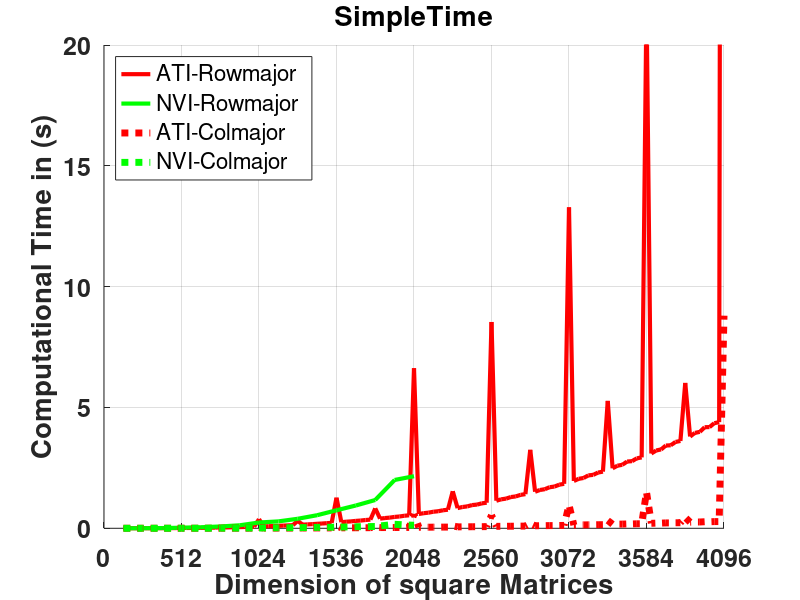
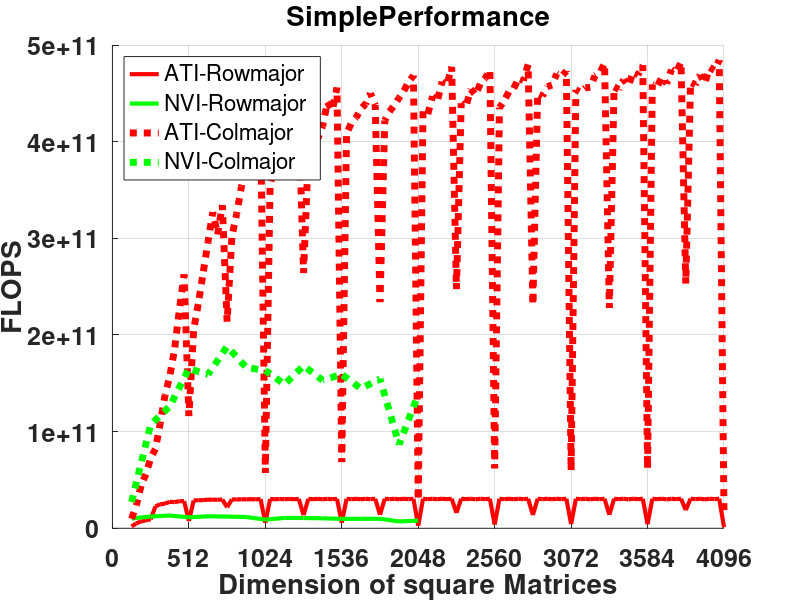
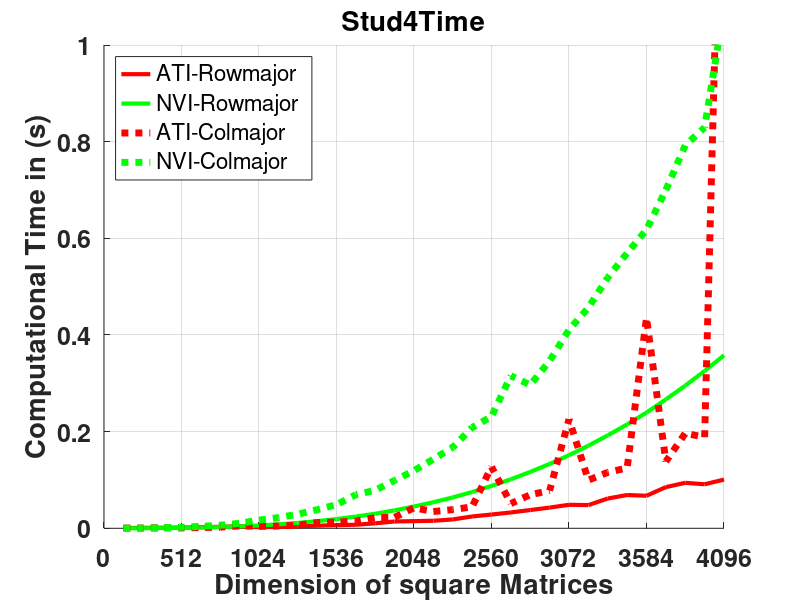
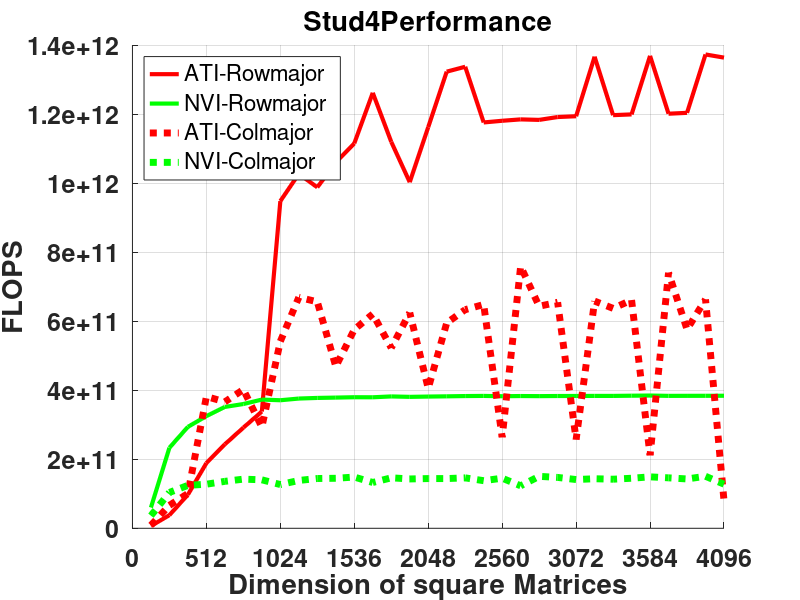

The MATLAB source for these figures, in order:
x = 128:128:4096; %anfangswert, schrittweite, endwert
xsmall = 128 : 128 : 2048;
xalot = 128 : 32 : 4096;


%%%%%% NVIDIA Results	

NVIstud4_RMBlockUnrolled_float_B32x2_n = [2.09715e+06,1.67772e+07,5.66231e+07,1.34218e+08,2.62144e+08,4.52985e+08,7.19323e+08,1.07374e+09,1.52882e+09,2.09715e+09,2.79131e+09,3.62388e+09,4.60744e+09,5.75459e+09,7.07789e+09,8.58993e+09,1.03033e+10,1.22306e+10,1.43844e+10,1.67772e+10,1.94217e+10,2.23305e+10,2.5516e+10,2.8991e+10,3.2768e+10,3.68595e+10,4.12782e+10,4.60367e+10,5.11474e+10,5.66231e+10,6.24763e+10,6.87195e+10];
NVIstud4_RMBlockUnrolled_float_B32x2_o = [4.17792e+06,3.34889e+07,1.13099e+08,2.68173e+08,5.23878e+08,9.0538e+08,1.43784e+09,2.14644e+09,3.05632e+09,4.19267e+09,5.58064e+09,7.2454e+09,9.21212e+09,1.1506e+10,1.41521e+10,1.71757e+10,2.06019e+10,2.44559e+10,2.87628e+10,3.35479e+10,3.88362e+10,4.4653e+10,5.10234e+10,5.79726e+10,6.55258e+10,7.3708e+10,8.25445e+10,9.20605e+10,1.02281e+11,1.13231e+11,1.24937e+11,1.37422e+11];
NVIstud4_RMBlockUnrolled_float_B32x2_t = [6.95e-05,0.0001435,0.0003849,0.0008254,0.0014903,0.0025152,0.0038567,0.0057873,0.0081324,0.0111031,0.0147407,0.0190849,0.0242757,0.0301238,0.0371731,0.0450139,0.0538992,0.0638488,0.0750117,0.0877034,0.101376,0.116652,0.133159,0.15126,0.170874,0.192216,0.214926,0.239404,0.266653,0.2951,0.325535,0.357931];
NVIstud4_RMBlockUnrolled_float_B32x2_p = [6.0114e+10,2.33372e+11,2.93839e+11,3.24901e+11,3.51525e+11,3.59963e+11,3.72817e+11,3.70887e+11,3.7582e+11,3.77612e+11,3.78587e+11,3.7964e+11,3.79479e+11,3.81956e+11,3.80708e+11,3.81564e+11,3.8223e+11,3.83028e+11,3.83444e+11,3.82515e+11,3.8309e+11,3.82788e+11,3.83177e+11,3.83265e+11,3.83473e+11,3.83465e+11,3.8406e+11,3.84541e+11,3.83574e+11,3.83705e+11,3.83789e+11,3.83935e+11];
     
NVIstud4_RMunrolledBsregister_float_B32x2_n = [2.09715e+06,1.67772e+07,5.66231e+07,1.34218e+08,2.62144e+08,4.52985e+08,7.19323e+08,1.07374e+09,1.52882e+09,2.09715e+09,2.79131e+09,3.62388e+09,4.60744e+09,5.75459e+09,7.07789e+09,8.58993e+09,1.03033e+10,1.22306e+10,1.43844e+10,1.67772e+10,1.94217e+10,2.23305e+10,2.5516e+10,2.8991e+10,3.2768e+10,3.68595e+10,4.12782e+10,4.60367e+10,5.11474e+10,5.66231e+10,6.24763e+10,6.87195e+10];
NVIstud4_RMunrolledBsregister_float_B32x2_o = [4.17792e+06,3.34889e+07,1.13099e+08,2.68173e+08,5.23878e+08,9.0538e+08,1.43784e+09,2.14644e+09,3.05632e+09,4.19267e+09,5.58064e+09,7.2454e+09,9.21212e+09,1.1506e+10,1.41521e+10,1.71757e+10,2.06019e+10,2.44559e+10,2.87628e+10,3.35479e+10,3.88362e+10,4.4653e+10,5.10234e+10,5.79726e+10,6.55258e+10,7.3708e+10,8.25445e+10,9.20605e+10,1.02281e+11,1.13231e+11,1.24937e+11,1.37422e+11];
NVIstud4_RMunrolledBsregister_float_B32x2_t = [6.67e-05,0.0001463,0.0003856,0.0008268,0.0014916,0.0025125,0.0038547,0.0057873,0.0081373,0.0111096,0.0147479,0.0190814,0.0242744,0.0301303,0.0371681,0.0450202,0.053927,0.0640156,0.0751958,0.0876999,0.101373,0.11666,0.133166,0.151264,0.170874,0.192212,0.215318,0.239771,0.266663,0.295099,0.32555,0.35793];
NVIstud4_RMunrolledBsregister_float_B32x2_p = [6.26375e+10,2.28906e+11,2.93306e+11,3.24351e+11,3.51219e+11,3.6035e+11,3.7301e+11,3.70887e+11,3.75594e+11,3.77391e+11,3.78402e+11,3.7971e+11,3.79499e+11,3.81873e+11,3.80759e+11,3.8151e+11,3.82033e+11,3.8203e+11,3.82506e+11,3.8253e+11,3.83101e+11,3.82762e+11,3.83157e+11,3.83254e+11,3.83473e+11,3.83473e+11,3.83361e+11,3.83952e+11,3.83559e+11,3.83707e+11,3.83771e+11,3.83936e+11];
     
NVIstud4_CMunrolled_float_B32x2_n = [2.09715e+06,1.67772e+07,5.66231e+07,1.34218e+08,2.62144e+08,4.52985e+08,7.19323e+08,1.07374e+09,1.52882e+09,2.09715e+09,2.79131e+09,3.62388e+09,4.60744e+09,5.75459e+09,7.07789e+09,8.58993e+09,1.03033e+10,1.22306e+10,1.43844e+10,1.67772e+10,1.94217e+10,2.23305e+10,2.5516e+10,2.8991e+10,3.2768e+10,3.68595e+10,4.12782e+10,4.60367e+10,5.11474e+10,5.66231e+10,6.24763e+10,6.87195e+10];
NVIstud4_CMunrolled_float_B32x2_o = [4.17792e+06,3.34889e+07,1.13099e+08,2.68173e+08,5.23878e+08,9.0538e+08,1.43784e+09,2.14644e+09,3.05632e+09,4.19267e+09,5.58064e+09,7.2454e+09,9.21212e+09,1.1506e+10,1.41521e+10,1.71757e+10,2.06019e+10,2.44559e+10,2.87628e+10,3.35479e+10,3.88362e+10,4.4653e+10,5.10234e+10,5.79726e+10,6.55258e+10,7.3708e+10,8.25445e+10,9.20605e+10,1.02281e+11,1.13231e+11,1.24937e+11,1.37422e+11];
NVIstud4_CMunrolled_float_B32x2_t = [0.0001146,0.0003226,0.00091,0.0020999,0.0038534,0.0063598,0.0102432,0.0169456,0.0220581,0.0290799,0.0385324,0.0488352,0.069442,0.0787003,0.0990387,0.119255,0.143084,0.167457,0.208632,0.231182,0.315494,0.296705,0.346329,0.410647,0.456562,0.518592,0.56945,0.617855,0.700008,0.792307,0.829334,1.07556];
NVIstud4_CMunrolled_float_B32x2_p = [3.64565e+10,1.03809e+11,1.24284e+11,1.27708e+11,1.35952e+11,1.4236e+11,1.40371e+11,1.26666e+11,1.38558e+11,1.44177e+11,1.4483e+11,1.48364e+11,1.32659e+11,1.462e+11,1.42895e+11,1.44025e+11,1.43985e+11,1.46043e+11,1.37864e+11,1.45115e+11,1.23097e+11,1.50496e+11,1.47326e+11,1.41174e+11,1.4352e+11,1.42131e+11,1.44955e+11,1.49e+11,1.46114e+11,1.42914e+11,1.50647e+11,1.27768e+11];

NVIDIAstud4_multiRM_float_B16x16_n = [2.09715e+06,1.67772e+07,5.66231e+07,1.34218e+08,2.62144e+08,4.52985e+08,7.19323e+08,1.07374e+09,1.52882e+09,2.09715e+09,2.79131e+09,3.62388e+09,4.60744e+09,5.75459e+09,7.07789e+09,8.58993e+09];
NVIDIAstud4_multiRM_float_B16x16_o = [4.17792e+06,3.34889e+07,1.13099e+08,2.68173e+08,5.23878e+08,9.0538e+08,1.43784e+09,2.14644e+09,3.05632e+09,4.19267e+09,5.58064e+09,7.2454e+09,9.21212e+09,1.1506e+10,1.41521e+10,1.71757e+10];
NVIDIAstud4_multiRM_float_B16x16_t = [0.0004131,0.0027477,0.0085702,0.0236231,0.0421162,0.0749314,0.123383,0.238944,0.284954,0.393614,0.541147,0.744599,0.942911,1.16979,1.99975,2.15434];
NVIDIAstud4_multiRM_float_B16x16_p = [1.01136e+10,1.2188e+10,1.31967e+10,1.13522e+10,1.24389e+10,1.20828e+10,1.16535e+10,8.98299e+09,1.07257e+10,1.06517e+10,1.03126e+10,9.73061e+09,9.76987e+09,9.83588e+09,7.07693e+09,7.97258e+09];
 
NVIDIAstud4_multiCM_float_B16x16_n = [2.09715e+06,1.67772e+07,5.66231e+07,1.34218e+08,2.62144e+08,4.52985e+08,7.19323e+08,1.07374e+09,1.52882e+09,2.09715e+09,2.79131e+09,3.62388e+09,4.60744e+09,5.75459e+09,7.07789e+09,8.58993e+09];
NVIDIAstud4_multiCM_float_B16x16_o = [4.17792e+06,3.34889e+07,1.13099e+08,2.68173e+08,5.23878e+08,9.0538e+08,1.43784e+09,2.14644e+09,3.05632e+09,4.19267e+09,5.58064e+09,7.2454e+09,9.21212e+09,1.1506e+10,1.41521e+10,1.71757e+10];
NVIDIAstud4_multiCM_float_B16x16_t = [0.000154,0.000312,0.0008966,0.0016241,0.0032938,0.0048128,0.0086415,0.013146,0.0205229,0.0249448,0.0364383,0.0454836,0.0637197,0.0744545,0.163352,0.123886];
NVIDIAstud4_multiCM_float_B16x16_p = [2.71294e+10,1.07336e+11,1.26142e+11,1.65121e+11,1.5905e+11,1.88119e+11,1.66388e+11,1.63277e+11,1.48922e+11,1.68078e+11,1.53153e+11,1.59297e+11,1.44573e+11,1.54537e+11,8.66355e+10,1.38641e+11];



%%%%%% ATI Results

ATIstud4_RMBlockUnrolled_float_B32x2_n = [2.09715e+06,1.67772e+07,5.66231e+07,1.34218e+08,2.62144e+08,4.52985e+08,7.19323e+08,1.07374e+09,1.52882e+09,2.09715e+09,2.79131e+09,3.62388e+09,4.60744e+09,5.75459e+09,7.07789e+09,8.58993e+09,1.03033e+10,1.22306e+10,1.43844e+10,1.67772e+10,1.94217e+10,2.23305e+10,2.5516e+10,2.8991e+10,3.2768e+10,3.68595e+10,4.12782e+10,4.60367e+10,5.11474e+10,5.66231e+10,6.24763e+10,6.87195e+10];
ATIstud4_RMBlockUnrolled_float_B32x2_o = [4.17792e+06,3.34889e+07,1.13099e+08,2.68173e+08,5.23878e+08,9.0538e+08,1.43784e+09,2.14644e+09,3.05632e+09,4.19267e+09,5.58064e+09,7.2454e+09,9.21212e+09,1.1506e+10,1.41521e+10,1.71757e+10,2.06019e+10,2.44559e+10,2.87628e+10,3.35479e+10,3.88362e+10,4.4653e+10,5.10234e+10,5.79726e+10,6.55258e+10,7.3708e+10,8.25445e+10,9.20605e+10,1.02281e+11,1.13231e+11,1.24937e+11,1.37422e+11];
ATIstud4_RMBlockUnrolled_float_B32x2_t = [0.0006291,0.0008799,0.0011611,0.0014198,0.0021531,0.0031058,0.0042522,0.0022648,0.0029768,0.004245,0.0052652,0.0064982,0.0073025,0.0102783,0.0141151,0.0147806,0.0155747,0.0182921,0.0244656,0.0284187,0.032787,0.0377438,0.042829,0.0485676,0.0479656,0.0615875,0.0688472,0.0672689,0.0851676,0.0940866,0.0910222,0.100788];
ATIstud4_RMBlockUnrolled_float_B32x2_p = [6.64111e+09,3.80599e+10,9.74066e+10,1.88881e+11,2.43314e+11,2.91513e+11,3.38141e+11,9.47737e+11,1.02671e+12,9.87672e+11,1.05991e+12,1.11499e+12,1.2615e+12,1.11944e+12,1.00262e+12,1.16204e+12,1.32278e+12,1.33696e+12,1.17564e+12,1.18049e+12,1.1845e+12,1.18306e+12,1.19133e+12,1.19365e+12,1.3661e+12,1.1968e+12,1.19895e+12,1.36854e+12,1.20094e+12,1.20348e+12,1.3726e+12,1.36348e+12];
     
ATIstud4_RMunrolledBsregister_float_B32x2_n = [2.09715e+06,1.67772e+07,5.66231e+07,1.34218e+08,2.62144e+08,4.52985e+08,7.19323e+08,1.07374e+09,1.52882e+09,2.09715e+09,2.79131e+09,3.62388e+09,4.60744e+09,5.75459e+09,7.07789e+09,8.58993e+09,1.03033e+10,1.22306e+10,1.43844e+10,1.67772e+10,1.94217e+10,2.23305e+10,2.5516e+10,2.8991e+10,3.2768e+10,3.68595e+10,4.12782e+10,4.60367e+10,5.11474e+10,5.66231e+10,6.24763e+10,6.87195e+10];
ATIstud4_RMunrolledBsregister_float_B32x2_o = [4.17792e+06,3.34889e+07,1.13099e+08,2.68173e+08,5.23878e+08,9.0538e+08,1.43784e+09,2.14644e+09,3.05632e+09,4.19267e+09,5.58064e+09,7.2454e+09,9.21212e+09,1.1506e+10,1.41521e+10,1.71757e+10,2.06019e+10,2.44559e+10,2.87628e+10,3.35479e+10,3.88362e+10,4.4653e+10,5.10234e+10,5.79726e+10,6.55258e+10,7.3708e+10,8.25445e+10,9.20605e+10,1.02281e+11,1.13231e+11,1.24937e+11,1.37422e+11];
ATIstud4_RMunrolledBsregister_float_B32x2_t = [0.0017535,0.0003683,0.0011295,0.0014218,0.0020095,0.0031739,0.0043267,0.0022529,0.0033452,0.0036912,0.0077332,0.006488,0.0082655,0.0113337,0.0126005,0.0147782,0.0200824,0.0182928,0.0244297,0.0304903,0.032779,0.0376949,0.0433923,0.0485826,0.0479997,0.0615916,0.0601862,0.0767924,0.0745705,0.0939939,0.0910692,0.115065];
ATIstud4_RMunrolledBsregister_float_B32x2_p = [2.38262e+09,9.09283e+10,1.00132e+11,1.88615e+11,2.60701e+11,2.85258e+11,3.32319e+11,9.52743e+11,9.13644e+11,1.13585e+12,7.21646e+11,1.11674e+12,1.11453e+12,1.0152e+12,1.12314e+12,1.16223e+12,1.02587e+12,1.33691e+12,1.17737e+12,1.10028e+12,1.18479e+12,1.18459e+12,1.17586e+12,1.19328e+12,1.36513e+12,1.19672e+12,1.37149e+12,1.19882e+12,1.3716e+12,1.20467e+12,1.37189e+12,1.1943e+12];
     
ATIstud4_CMunrolled_float_B32x2_n = [2.09715e+06,1.67772e+07,5.66231e+07,1.34218e+08,2.62144e+08,4.52985e+08,7.19323e+08,1.07374e+09,1.52882e+09,2.09715e+09,2.79131e+09,3.62388e+09,4.60744e+09,5.75459e+09,7.07789e+09,8.58993e+09,1.03033e+10,1.22306e+10,1.43844e+10,1.67772e+10,1.94217e+10,2.23305e+10,2.5516e+10,2.8991e+10,3.2768e+10,3.68595e+10,4.12782e+10,4.60367e+10,5.11474e+10,5.66231e+10,6.24763e+10,6.87195e+10];
ATIstud4_CMunrolled_float_B32x2_o = [4.17792e+06,3.34889e+07,1.13099e+08,2.68173e+08,5.23878e+08,9.0538e+08,1.43784e+09,2.14644e+09,3.05632e+09,4.19267e+09,5.58064e+09,7.2454e+09,9.21212e+09,1.1506e+10,1.41521e+10,1.71757e+10,2.06019e+10,2.44559e+10,2.87628e+10,3.35479e+10,3.88362e+10,4.4653e+10,5.10234e+10,5.79726e+10,6.55258e+10,7.3708e+10,8.25445e+10,9.20605e+10,1.02281e+11,1.13231e+11,1.24937e+11,1.37422e+11];
ATIstud4_CMunrolled_float_B32x2_t = [0.0004855,0.0005046,0.0011231,0.0007028,0.0014304,0.002253,0.0049032,0.0039641,0.0045684,0.0063908,0.0119107,0.0125877,0.0148399,0.0220239,0.0226557,0.0423899,0.034635,0.0386168,0.0443682,0.127235,0.0511765,0.0694225,0.0779358,0.225601,0.0995709,0.1157,0.124842,0.435475,0.138134,0.196561,0.188422,1.71611];
ATIstud4_CMunrolled_float_B32x2_p = [8.6054e+09,6.63672e+10,1.00702e+11,3.81578e+11,3.66246e+11,4.01855e+11,2.93246e+11,5.41468e+11,6.69013e+11,6.56047e+11,4.6854e+11,5.75593e+11,6.20767e+11,5.22431e+11,6.24659e+11,4.05183e+11,5.94828e+11,6.33296e+11,6.48275e+11,2.63669e+11,7.58868e+11,6.43207e+11,6.54685e+11,2.56969e+11,6.58081e+11,6.37063e+11,6.61192e+11,2.11403e+11,7.40446e+11,5.76064e+11,6.63069e+11,8.00775e+10];

%ATIstud4_multiRM_float_B16x16_n = [2.09715e+06,1.67772e+07,5.66231e+07,1.34218e+08,2.62144e+08,4.52985e+08,7.19323e+08,1.07374e+09,1.52882e+09,2.09715e+09,2.79131e+09,3.62388e+09,4.60744e+09,5.75459e+09,7.07789e+09,8.58993e+09,1.03033e+10,1.22306e+10,1.43844e+10,1.67772e+10,1.94217e+10,2.23305e+10,2.5516e+10,2.8991e+10,3.2768e+10,3.68595e+10,4.12782e+10,4.60367e+10,5.11474e+10,5.66231e+10,6.24763e+10,6.87195e+10];
%ATIstud4_multiRM_float_B16x16_o = [4.17792e+06,3.34889e+07,1.13099e+08,2.68173e+08,5.23878e+08,9.0538e+08,1.43784e+09,2.14644e+09,3.05632e+09,4.19267e+09,5.58064e+09,7.2454e+09,9.21212e+09,1.1506e+10,1.41521e+10,1.71757e+10,2.06019e+10,2.44559e+10,2.87628e+10,3.35479e+10,3.88362e+10,4.4653e+10,5.10234e+10,5.79726e+10,6.55258e+10,7.3708e+10,8.25445e+10,9.20605e+10,1.02281e+11,1.13231e+11,1.24937e+11,1.37422e+11];
%ATIstud4_multiRM_float_B16x16_t = [0.0017828,0.0036249,0.0041293,0.038006,0.0176896,0.0421743,0.047977,0.340289,0.101543,0.290271,0.185754,1.25309,0.305979,0.899872,0.470435,6.14323,0.684949,1.53323,0.960207,8.59851,1.29282,3.18854,1.69987,12.4195,2.18918,5.31258,2.76396,22.2391,3.42403,6.6554,4.18856,121.858];
%ATIstud4_multiRM_float_B16x16_p = [2.34346e+09,9.23857e+09,2.73893e+10,7.05608e+09,2.96151e+10,2.14676e+10,2.99694e+10,6.30768e+09,3.00987e+10,1.4444e+10,3.00432e+10,5.78202e+09,3.0107e+10,1.27862e+10,3.0083e+10,2.79587e+09,3.0078e+10,1.59505e+10,2.99548e+10,3.90159e+09,3.004e+10,1.40042e+10,3.00162e+10,4.66786e+09,2.99317e+10,1.38743e+10,2.98646e+10,4.13958e+09,2.98716e+10,1.70135e+10,2.98281e+10,1.12772e+09];
 
%ATIstud4_multiCM_float_B16x16_n = [2.09715e+06,1.67772e+07,5.66231e+07,1.34218e+08,2.62144e+08,4.52985e+08,7.19323e+08,1.07374e+09,1.52882e+09,2.09715e+09,2.79131e+09,3.62388e+09,4.60744e+09,5.75459e+09,7.07789e+09,8.58993e+09,1.03033e+10,1.22306e+10,1.43844e+10,1.67772e+10,1.94217e+10,2.23305e+10,2.5516e+10,2.8991e+10,3.2768e+10,3.68595e+10,4.12782e+10,4.60367e+10,5.11474e+10,5.66231e+10,6.24763e+10,6.87195e+10];
%ATIstud4_multiCM_float_B16x16_o = [4.17792e+06,3.34889e+07,1.13099e+08,2.68173e+08,5.23878e+08,9.0538e+08,1.43784e+09,2.14644e+09,3.05632e+09,4.19267e+09,5.58064e+09,7.2454e+09,9.21212e+09,1.1506e+10,1.41521e+10,1.71757e+10,2.06019e+10,2.44559e+10,2.87628e+10,3.35479e+10,3.88362e+10,4.4653e+10,5.10234e+10,5.79726e+10,6.55258e+10,7.3708e+10,8.25445e+10,9.20605e+10,1.02281e+11,1.13231e+11,1.24937e+11,1.37422e+11];
%ATIstud4_multiCM_float_B16x16_t = [0.0004416,0.0004912,0.0006933,0.0024349,0.001777,0.0042809,0.0038232,0.0389795,0.0079226,0.019307,0.0134352,0.122138,0.0212515,0.0589684,0.0318083,0.589623,0.0466273,0.122434,0.0642182,0.538254,0.0853938,0.243335,0.111289,1.00001,0.143845,0.320208,0.179945,1.50135,0.221761,0.441589,0.271479,9.0142];
%ATIstud4_multiCM_float_B16x16_p = [9.46087e+09,6.81777e+10,1.63131e+11,1.10137e+11,2.94811e+11,2.11493e+11,3.76084e+11,5.50657e+10,3.85772e+11,2.17158e+11,4.15374e+11,5.93214e+10,4.33481e+11,1.95121e+11,4.44918e+11,2.91299e+10,4.41842e+11,1.99747e+11,4.47892e+11,6.23272e+10,4.5479e+11,1.83505e+11,4.58477e+11,5.7972e+10,4.55529e+11,2.30188e+11,4.58721e+11,6.13183e+10,4.61222e+11,2.56418e+11,4.60207e+11,1.52451e+10];

ATIstud4_multiRM_float_B16x16_n = [2.09715e+06,4.096e+06,7.07789e+06,1.12394e+07,1.67772e+07,2.38879e+07,3.2768e+07,4.36142e+07,5.66231e+07,7.19913e+07,8.99154e+07,1.10592e+08,1.34218e+08,1.60989e+08,1.91103e+08,2.24756e+08,2.62144e+08,3.03464e+08,3.48914e+08,3.98688e+08,4.52985e+08,5.12e+08,5.7593e+08,6.44973e+08,7.19323e+08,7.99179e+08,8.84736e+08,9.76191e+08,1.07374e+09,1.17758e+09,1.28791e+09,1.40493e+09,1.52882e+09,1.6598e+09,1.79805e+09,1.94376e+09,2.09715e+09,2.2584e+09,2.42772e+09,2.60529e+09,2.79131e+09,2.98598e+09,3.18951e+09,3.40207e+09,3.62388e+09,3.85512e+09,4.096e+09,4.34671e+09,4.60744e+09,4.8784e+09,5.15978e+09,5.45178e+09,5.75459e+09,6.0684e+09,6.39343e+09,6.72986e+09,7.07789e+09,7.43771e+09,7.80953e+09,8.19354e+09,8.58993e+09,8.99891e+09,9.42067e+09,9.8554e+09,1.03033e+10,1.07646e+10,1.12394e+10,1.1728e+10,1.22306e+10,1.27473e+10,1.32784e+10,1.3824e+10,1.43844e+10,1.49597e+10,1.55501e+10,1.61559e+10,1.67772e+10,1.74143e+10,1.80672e+10,1.87363e+10,1.94217e+10,2.01236e+10,2.08423e+10,2.15778e+10,2.23305e+10,2.31004e+10,2.38879e+10,2.4693e+10,2.5516e+10,2.63572e+10,2.72166e+10,2.80945e+10,2.8991e+10,2.99065e+10,3.0841e+10,3.17948e+10,3.2768e+10,3.37609e+10,3.47737e+10,3.58065e+10,3.68595e+10,3.79331e+10,3.90272e+10,4.01422e+10,4.12782e+10,4.24355e+10,4.36142e+10,4.48145e+10,4.60367e+10,4.72808e+10,4.85472e+10,4.9836e+10,5.11474e+10,5.24817e+10,5.38389e+10,5.52193e+10,5.66231e+10,5.80505e+10,5.95017e+10,6.09769e+10,6.24763e+10,6.4e+10,6.55483e+10,6.71214e+10,6.87195e+10];
ATIstud4_multiRM_float_B16x16_o = [4.17792e+06,8.1664e+06,1.41189e+07,2.24287e+07,3.34889e+07,4.76928e+07,6.54336e+07,8.71045e+07,1.13099e+08,1.4381e+08,1.7963e+08,2.20954e+08,2.68173e+08,3.21682e+08,3.81874e+08,4.49142e+08,5.23878e+08,6.06477e+08,6.97332e+08,7.96835e+08,9.0538e+08,1.02336e+09,1.15117e+09,1.2892e+09,1.43784e+09,1.5975e+09,1.76855e+09,1.9514e+09,2.14644e+09,2.35405e+09,2.57464e+09,2.8086e+09,3.05632e+09,3.31819e+09,3.59461e+09,3.88597e+09,4.19267e+09,4.51509e+09,4.85362e+09,5.20868e+09,5.58064e+09,5.96989e+09,6.37685e+09,6.80188e+09,7.2454e+09,7.70779e+09,8.18944e+09,8.69075e+09,9.21212e+09,9.75393e+09,1.03166e+10,1.09005e+10,1.1506e+10,1.21335e+10,1.27834e+10,1.34562e+10,1.41521e+10,1.48716e+10,1.56151e+10,1.6383e+10,1.71757e+10,1.79935e+10,1.88369e+10,1.97062e+10,2.06019e+10,2.15243e+10,2.24738e+10,2.34509e+10,2.44559e+10,2.54892e+10,2.65512e+10,2.76422e+10,2.87628e+10,2.99133e+10,3.1094e+10,3.23054e+10,3.35479e+10,3.48218e+10,3.61276e+10,3.74656e+10,3.88362e+10,4.02399e+10,4.1677e+10,4.31479e+10,4.4653e+10,4.61927e+10,4.77674e+10,4.93775e+10,5.10234e+10,5.27055e+10,5.44241e+10,5.61797e+10,5.79726e+10,5.98033e+10,6.16721e+10,6.35795e+10,6.55258e+10,6.75114e+10,6.95367e+10,7.16021e+10,7.3708e+10,7.58548e+10,7.80429e+10,8.02727e+10,8.25445e+10,8.48589e+10,8.7216e+10,8.96164e+10,9.20605e+10,9.45486e+10,9.70812e+10,9.96585e+10,1.02281e+11,1.04949e+11,1.07663e+11,1.10424e+11,1.13231e+11,1.16086e+11,1.18988e+11,1.21938e+11,1.24937e+11,1.27984e+11,1.3108e+11,1.34226e+11,1.37422e+11];
ATIstud4_multiRM_float_B16x16_t = [0.0022653,0.001586,0.0020006,0.0027142,0.0036235,0.0021008,0.0026326,0.0034193,0.0041286,0.0053136,0.0064235,0.0078636,0.0360428,0.0111861,0.0131585,0.0153971,0.0176832,0.0205019,0.023611,0.0268259,0.0416803,0.0342614,0.0386272,0.0429746,0.0479669,0.0530928,0.0590244,0.0646748,0.376019,0.0778655,0.0857322,0.0927446,0.10155,0.109445,0.119519,0.128047,0.308777,0.148634,0.1612,0.171327,0.185822,0.196241,0.211594,0.223479,1.26693,0.253137,0.271708,0.285313,0.306024,0.320059,0.342387,0.357651,0.824121,0.397952,0.423967,0.441275,0.470487,0.487601,0.517748,0.537093,6.62377,0.589731,0.62479,0.646413,0.684504,0.705307,0.745423,0.768358,1.53175,0.835109,0.880411,0.905543,0.960411,0.979857,1.03101,1.05852,8.53704,1.14048,1.19826,1.22706,1.29225,1.31781,1.38244,1.41295,3.24751,1.51256,1.58403,1.61693,1.69935,1.72577,1.80538,1.83969,13.2817,1.958,2.04627,2.08144,2.18902,2.21072,2.30697,2.34405,5.27268,2.48308,2.58926,2.62748,2.76147,2.77744,2.89375,2.93334,21.9399,3.09461,3.22052,3.26152,3.42434,3.43462,3.57271,3.61372,6.01569,3.79891,3.94706,3.99013,4.18231,4.18819,4.34865,4.39197,121.479];
ATIstud4_multiRM_float_B16x16_p = [1.84431e+09,5.14905e+09,7.05734e+09,8.26346e+09,9.24214e+09,2.27022e+10,2.48551e+10,2.54744e+10,2.7394e+10,2.70644e+10,2.79645e+10,2.80983e+10,7.44041e+09,2.87573e+10,2.90211e+10,2.91705e+10,2.96258e+10,2.95815e+10,2.95342e+10,2.97039e+10,2.1722e+10,2.98692e+10,2.9802e+10,2.99991e+10,2.99757e+10,3.00888e+10,2.9963e+10,3.01725e+10,5.70831e+09,3.02323e+10,3.00312e+10,3.02832e+10,3.00967e+10,3.03183e+10,3.00756e+10,3.0348e+10,1.35783e+10,3.03773e+10,3.01094e+10,3.0402e+10,3.00322e+10,3.04213e+10,3.01371e+10,3.04364e+10,5.71884e+09,3.04491e+10,3.01406e+10,3.04604e+10,3.01026e+10,3.04754e+10,3.01313e+10,3.04779e+10,1.39615e+10,3.04898e+10,3.01519e+10,3.04938e+10,3.00797e+10,3.04996e+10,3.01597e+10,3.05031e+10,2.59303e+09,3.05114e+10,3.01491e+10,3.04855e+10,3.00975e+10,3.05176e+10,3.01491e+10,3.05208e+10,1.5966e+10,3.0522e+10,3.01577e+10,3.05256e+10,2.99484e+10,3.05282e+10,3.01588e+10,3.05193e+10,3.92968e+09,3.05325e+10,3.015e+10,3.05327e+10,3.00531e+10,3.05353e+10,3.01475e+10,3.05375e+10,1.37499e+10,3.05395e+10,3.01556e+10,3.05379e+10,3.00253e+10,3.05403e+10,3.01454e+10,3.05376e+10,4.36486e+09,3.05431e+10,3.01388e+10,3.05459e+10,2.99339e+10,3.05382e+10,3.0142e+10,3.05463e+10,1.39792e+10,3.05486e+10,3.01411e+10,3.05512e+10,2.98915e+10,3.0553e+10,3.01394e+10,3.0551e+10,4.19602e+09,3.05526e+10,3.01445e+10,3.05559e+10,2.98688e+10,3.05563e+10,3.0135e+10,3.05569e+10,1.88227e+10,3.05577e+10,3.0146e+10,3.056e+10,2.98727e+10,3.05583e+10,3.01428e+10,3.05618e+10,1.13124e+09];
 
ATIstud4_multiCM_float_B16x16_n = [2.09715e+06,4.096e+06,7.07789e+06,1.12394e+07,1.67772e+07,2.38879e+07,3.2768e+07,4.36142e+07,5.66231e+07,7.19913e+07,8.99154e+07,1.10592e+08,1.34218e+08,1.60989e+08,1.91103e+08,2.24756e+08,2.62144e+08,3.03464e+08,3.48914e+08,3.98688e+08,4.52985e+08,5.12e+08,5.7593e+08,6.44973e+08,7.19323e+08,7.99179e+08,8.84736e+08,9.76191e+08,1.07374e+09,1.17758e+09,1.28791e+09,1.40493e+09,1.52882e+09,1.6598e+09,1.79805e+09,1.94376e+09,2.09715e+09,2.2584e+09,2.42772e+09,2.60529e+09,2.79131e+09,2.98598e+09,3.18951e+09,3.40207e+09,3.62388e+09,3.85512e+09,4.096e+09,4.34671e+09,4.60744e+09,4.8784e+09,5.15978e+09,5.45178e+09,5.75459e+09,6.0684e+09,6.39343e+09,6.72986e+09,7.07789e+09,7.43771e+09,7.80953e+09,8.19354e+09,8.58993e+09,8.99891e+09,9.42067e+09,9.8554e+09,1.03033e+10,1.07646e+10,1.12394e+10,1.1728e+10,1.22306e+10,1.27473e+10,1.32784e+10,1.3824e+10,1.43844e+10,1.49597e+10,1.55501e+10,1.61559e+10,1.67772e+10,1.74143e+10,1.80672e+10,1.87363e+10,1.94217e+10,2.01236e+10,2.08423e+10,2.15778e+10,2.23305e+10,2.31004e+10,2.38879e+10,2.4693e+10,2.5516e+10,2.63572e+10,2.72166e+10,2.80945e+10,2.8991e+10,2.99065e+10,3.0841e+10,3.17948e+10,3.2768e+10,3.37609e+10,3.47737e+10,3.58065e+10,3.68595e+10,3.79331e+10,3.90272e+10,4.01422e+10,4.12782e+10,4.24355e+10,4.36142e+10,4.48145e+10,4.60367e+10,4.72808e+10,4.85472e+10,4.9836e+10,5.11474e+10,5.24817e+10,5.38389e+10,5.52193e+10,5.66231e+10,5.80505e+10,5.95017e+10,6.09769e+10,6.24763e+10,6.4e+10,6.55483e+10,6.71214e+10,6.87195e+10];
ATIstud4_multiCM_float_B16x16_o = [4.17792e+06,8.1664e+06,1.41189e+07,2.24287e+07,3.34889e+07,4.76928e+07,6.54336e+07,8.71045e+07,1.13099e+08,1.4381e+08,1.7963e+08,2.20954e+08,2.68173e+08,3.21682e+08,3.81874e+08,4.49142e+08,5.23878e+08,6.06477e+08,6.97332e+08,7.96835e+08,9.0538e+08,1.02336e+09,1.15117e+09,1.2892e+09,1.43784e+09,1.5975e+09,1.76855e+09,1.9514e+09,2.14644e+09,2.35405e+09,2.57464e+09,2.8086e+09,3.05632e+09,3.31819e+09,3.59461e+09,3.88597e+09,4.19267e+09,4.51509e+09,4.85362e+09,5.20868e+09,5.58064e+09,5.96989e+09,6.37685e+09,6.80188e+09,7.2454e+09,7.70779e+09,8.18944e+09,8.69075e+09,9.21212e+09,9.75393e+09,1.03166e+10,1.09005e+10,1.1506e+10,1.21335e+10,1.27834e+10,1.34562e+10,1.41521e+10,1.48716e+10,1.56151e+10,1.6383e+10,1.71757e+10,1.79935e+10,1.88369e+10,1.97062e+10,2.06019e+10,2.15243e+10,2.24738e+10,2.34509e+10,2.44559e+10,2.54892e+10,2.65512e+10,2.76422e+10,2.87628e+10,2.99133e+10,3.1094e+10,3.23054e+10,3.35479e+10,3.48218e+10,3.61276e+10,3.74656e+10,3.88362e+10,4.02399e+10,4.1677e+10,4.31479e+10,4.4653e+10,4.61927e+10,4.77674e+10,4.93775e+10,5.10234e+10,5.27055e+10,5.44241e+10,5.61797e+10,5.79726e+10,5.98033e+10,6.16721e+10,6.35795e+10,6.55258e+10,6.75114e+10,6.95367e+10,7.16021e+10,7.3708e+10,7.58548e+10,7.80429e+10,8.02727e+10,8.25445e+10,8.48589e+10,8.7216e+10,8.96164e+10,9.20605e+10,9.45486e+10,9.70812e+10,9.96585e+10,1.02281e+11,1.04949e+11,1.07663e+11,1.10424e+11,1.13231e+11,1.16086e+11,1.18988e+11,1.21938e+11,1.24937e+11,1.27984e+11,1.3108e+11,1.34226e+11,1.37422e+11];
ATIstud4_multiCM_float_B16x16_t = [0.0004251,0.0003434,0.0003194,0.0004007,0.000461,0.0005812,0.0006034,0.0006326,0.0007186,0.0007769,0.0007954,0.000841,0.0023094,0.0015656,0.0016381,0.0016957,0.0017695,0.0018543,0.0022943,0.0023837,0.0042369,0.0033899,0.0035388,0.0036477,0.0038226,0.0043998,0.0045515,0.0046495,0.0374434,0.0066151,0.0068866,0.0070316,0.0079083,0.0080198,0.0083129,0.0090756,0.0158784,0.0116529,0.0120603,0.0129138,0.0134169,0.013537,0.0147538,0.0149187,0.105778,0.0188902,0.0195284,0.020454,0.0212323,0.0222142,0.0229262,0.024892,0.0491687,0.0287581,0.0296391,0.0307548,0.0317716,0.0328577,0.0338028,0.0349791,0.591352,0.0416541,0.0439547,0.0440914,0.0465782,0.0465826,0.0490329,0.0491214,0.0988158,0.0579649,0.0608179,0.0608402,0.0641589,0.0650418,0.0668207,0.0681467,0.540732,0.0800113,0.0816697,0.0829139,0.0853336,0.0864083,0.0899875,0.0899181,0.193097,0.102696,0.106825,0.108082,0.111269,0.112081,0.116429,0.118747,0.962399,0.131816,0.136724,0.139524,0.143614,0.144178,0.147646,0.148833,0.323434,0.166126,0.171883,0.172959,0.180223,0.179856,0.185934,0.187022,1.49597,0.205873,0.212581,0.213482,0.222321,0.221187,0.228277,0.229039,0.447374,0.251592,0.259307,0.259954,0.271111,0.268461,0.276592,0.277153,8.79842];
ATIstud4_multiCM_float_B16x16_p = [9.82809e+09,2.3781e+10,4.42045e+10,5.59737e+10,7.2644e+10,8.20592e+10,1.08441e+11,1.37693e+11,1.57388e+11,1.85107e+11,2.25836e+11,2.62727e+11,1.16123e+11,2.05469e+11,2.3312e+11,2.64871e+11,2.9606e+11,3.27065e+11,3.03941e+11,3.34285e+11,2.13689e+11,3.01885e+11,3.25299e+11,3.53428e+11,3.76143e+11,3.63084e+11,3.88564e+11,4.19701e+11,5.73248e+10,3.5586e+11,3.73863e+11,3.99426e+11,3.8647e+11,4.1375e+11,4.32414e+11,4.28178e+11,2.64048e+11,3.87465e+11,4.02446e+11,4.03342e+11,4.15941e+11,4.41006e+11,4.32217e+11,4.5593e+11,6.84962e+10,4.08031e+11,4.19361e+11,4.24893e+11,4.33873e+11,4.39085e+11,4.49991e+11,4.3791e+11,2.3401e+11,4.21915e+11,4.31302e+11,4.3753e+11,4.45432e+11,4.52607e+11,4.61948e+11,4.68366e+11,2.90448e+10,4.31974e+11,4.28552e+11,4.4694e+11,4.42307e+11,4.62067e+11,4.58342e+11,4.77407e+11,2.47489e+11,4.39734e+11,4.36568e+11,4.54342e+11,4.48306e+11,4.59908e+11,4.65335e+11,4.74057e+11,6.20416e+10,4.35211e+11,4.42362e+11,4.51861e+11,4.55111e+11,4.65695e+11,4.63142e+11,4.79858e+11,2.31247e+11,4.49801e+11,4.47154e+11,4.56854e+11,4.58557e+11,4.70244e+11,4.67445e+11,4.73105e+11,6.02376e+10,4.53689e+11,4.5107e+11,4.55688e+11,4.56263e+11,4.68251e+11,4.70969e+11,4.81091e+11,2.27892e+11,4.5661e+11,4.54046e+11,4.64114e+11,4.58013e+11,4.71814e+11,4.6907e+11,4.79175e+11,6.15391e+10,4.59257e+11,4.56678e+11,4.66823e+11,4.60061e+11,4.74483e+11,4.71635e+11,4.8212e+11,2.53102e+11,4.61406e+11,4.5887e+11,4.69077e+11,4.60832e+11,4.76733e+11,4.73912e+11,4.84303e+11,1.5619e+10];

max(ATIstud4_multiRM_float_B16x16_p)



figure % create new figure
hold on
plot(xalot,ATIstud4_multiRM_float_B16x16_t,'-r','LineWidth',3)
plot(xsmall,NVIDIAstud4_multiRM_float_B16x16_t,'-g','LineWidth',3)
plot(xalot,ATIstud4_multiCM_float_B16x16_t,'r:','LineWidth',5)
plot(xsmall,NVIDIAstud4_multiCM_float_B16x16_t,'g:','LineWidth',5)
l1=legend('ATI-Rowmajor ','NVI-Rowmajor ','ATI-Colmajor ','NVI-Colmajor '); 
set(l1,'Location','NorthWest')
title('SimpleTime','FontSize',24) % title
ylabel('Computational Time in (s)','FontSize',26) % label for y axis
xlabel('Dimension of square Matrices','FontSize',26) % label for x axis
set(gca,'FontSize',18,'FontWeight','bold')
Ticks = 0:512:4096;
set(gca, 'XTickMode', 'manual', 'XTick', Ticks, 'xlim', [0,4096]);
grid on
axis([0 4096 0 20])
hold off

figure % create new figure
hold on
plot(xalot,ATIstud4_multiRM_float_B16x16_p,'-r','LineWidth',3)
plot(xsmall,NVIDIAstud4_multiRM_float_B16x16_p,'-g','LineWidth',3)
plot(xalot,ATIstud4_multiCM_float_B16x16_p,'r:','LineWidth',5)
plot(xsmall,NVIDIAstud4_multiCM_float_B16x16_p,'g:','LineWidth',5)
l2=legend('ATI-Rowmajor ','NVI-Rowmajor ','ATI-Colmajor ','NVI-Colmajor ');
set(l2,'Location','NorthWest')
title('SimplePerformance','FontSize',24) % title
ylabel('FLOPS','FontSize',26) % label for y axis
xlabel('Dimension of square Matrices','FontSize',26) % label for x axis
set(gca,'FontSize',18,'FontWeight','bold')
Ticks = 0:512:4096;
set(gca, 'XTickMode', 'manual', 'XTick', Ticks, 'xlim', [0,4096]);
grid on
hold off

figure % create new figure
hold on
plot(x,ATIstud4_RMBlockUnrolled_float_B32x2_t,'-r','LineWidth',3)
plot(x,NVIstud4_RMBlockUnrolled_float_B32x2_t,'-g','LineWidth',3) 
%plot(x,ATIstud4_RMunrolledBsregister_float_B32x2_t,'m-.','LineWidth',3)
%plot(x,NVIstud4_RMunrolledBsregister_float_B32x2_t,'c-.','LineWidth',3) 
plot(x,ATIstud4_CMunrolled_float_B32x2_t,':r','LineWidth',5)
plot(x,NVIstud4_CMunrolled_float_B32x2_t,':g','LineWidth',5) 
l3=legend('ATI-Rowmajor ','NVI-Rowmajor ','ATI-Colmajor ','NVI-Colmajor '); 
set(l3,'Location','NorthWest')
title('Stud4Time','FontSize',24) % title
ylabel('Computational Time in (s)','FontSize',26) % label for y axis
xlabel('Dimension of square Matrices','FontSize',26) % label for x axis
set(gca,'FontSize',18,'FontWeight','bold')
Ticks = 0:512:4096;
set(gca, 'XTickMode', 'manual', 'XTick', Ticks, 'xlim', [0,4096]);
grid on
axis([0,4096,0,1]);
hold off

figure % create new figure 
hold on
plot(x,ATIstud4_RMBlockUnrolled_float_B32x2_p,'-r','LineWidth',3)
plot(x,NVIstud4_RMBlockUnrolled_float_B32x2_p,'-g','LineWidth',3) 
%plot(x,ATIstud4_RMunrolledBsregister_float_B32x2_p,'m-.','LineWidth',3)
%plot(x,NVIstud4_RMunrolledBsregister_float_B32x2_p,'c-.','LineWidth',3) 
plot(x,ATIstud4_CMunrolled_float_B32x2_p,':r','LineWidth',5)
plot(x,NVIstud4_CMunrolled_float_B32x2_p,':g','LineWidth',5) 
l4=legend('ATI-Rowmajor ','NVI-Rowmajor ','ATI-Colmajor ','NVI-Colmajor '); 
set(l4,'Location','NorthWest')
title('Stud4Performance','FontSize',24) % title
ylabel('FLOPS','FontSize',26) % label for y axis
xlabel('Dimension of square Matrices','FontSize',26) % label for x axis
set(gca,'FontSize',18,'FontWeight','bold')
Ticks = 0:512:4096;
set(gca, 'XTickMode', 'manual', 'XTick', Ticks, 'xlim', [0,4096]);
grid on
hold off

